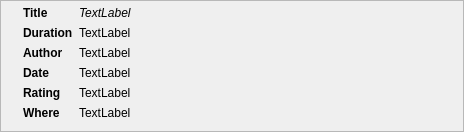
<?xml version="1.0" encoding="UTF-8"?>
<ui version="4.0">
  <class>MiniVideo</class>
 <widget class="QFrame" name="MiniVideo">
  <property name="geometry">
   <rect>
    <x>0</x>
    <y>0</y>
    <width>464</width>
    <height>132</height>
   </rect>
  </property>
  <property name="windowTitle">
   <string>Form</string>
  </property>
  <property name="frameShape">
   <enum>QFrame::StyledPanel</enum>
  </property>
  <property name="frameShadow">
   <enum>QFrame::Raised</enum>
  </property>
  <layout class="QHBoxLayout" name="horizontalLayout">
   <property name="leftMargin">
    <number>9</number>
   </property>
   <property name="topMargin">
    <number>5</number>
   </property>
   <property name="bottomMargin">
    <number>5</number>
   </property>
   <item>
    <widget class="QLabel" name="imageLabel">
     <property name="sizePolicy">
      <sizepolicy hsizetype="Minimum" vsizetype="Preferred">
       <horstretch>0</horstretch>
       <verstretch>0</verstretch>
      </sizepolicy>
     </property>
     <property name="text">
      <string/>
     </property>
    </widget>
   </item>
   <item>
    <layout class="QFormLayout" name="formLayout">
     <property name="fieldGrowthPolicy">
      <enum>QFormLayout::ExpandingFieldsGrow</enum>
     </property>
     <item row="0" column="0">
      <widget class="QLabel" name="label_5">
       <property name="font">
        <font>
         <weight>75</weight>
         <bold>true</bold>
        </font>
       </property>
       <property name="text">
        <string>Title</string>
       </property>
      </widget>
     </item>
     <item row="0" column="1">
      <widget class="QLabel" name="titleLabel">
       <property name="sizePolicy">
        <sizepolicy hsizetype="MinimumExpanding" vsizetype="Preferred">
         <horstretch>0</horstretch>
         <verstretch>0</verstretch>
        </sizepolicy>
       </property>
       <property name="font">
        <font>
         <weight>50</weight>
         <italic>true</italic>
         <bold>false</bold>
        </font>
       </property>
       <property name="text">
        <string>TextLabel</string>
       </property>
      </widget>
     </item>
     <item row="1" column="0">
      <widget class="QLabel" name="label_8">
       <property name="font">
        <font>
         <weight>75</weight>
         <bold>true</bold>
        </font>
       </property>
       <property name="text">
        <string>Duration</string>
       </property>
      </widget>
     </item>
     <item row="1" column="1">
      <widget class="QLabel" name="durationLabel">
       <property name="text">
        <string>TextLabel</string>
       </property>
      </widget>
     </item>
     <item row="2" column="0">
      <widget class="QLabel" name="label_4">
       <property name="font">
        <font>
         <weight>75</weight>
         <bold>true</bold>
        </font>
       </property>
       <property name="text">
        <string>Author</string>
       </property>
      </widget>
     </item>
     <item row="2" column="1">
      <widget class="QLabel" name="authorLabel">
       <property name="text">
        <string>TextLabel</string>
       </property>
      </widget>
     </item>
     <item row="3" column="0">
      <widget class="QLabel" name="label_2">
       <property name="font">
        <font>
         <weight>75</weight>
         <bold>true</bold>
        </font>
       </property>
       <property name="text">
        <string>Date</string>
       </property>
      </widget>
     </item>
     <item row="3" column="1">
      <widget class="QLabel" name="dateLabel">
       <property name="text">
        <string>TextLabel</string>
       </property>
      </widget>
     </item>
     <item row="4" column="0">
      <widget class="QLabel" name="label_3">
       <property name="font">
        <font>
         <weight>75</weight>
         <bold>true</bold>
        </font>
       </property>
       <property name="text">
        <string>Rating</string>
       </property>
      </widget>
     </item>
     <item row="4" column="1">
      <widget class="QLabel" name="ratingLabel">
       <property name="text">
        <string>TextLabel</string>
       </property>
      </widget>
     </item>
     <item row="5" column="0">
      <widget class="QLabel" name="label">
       <property name="font">
        <font>
         <weight>75</weight>
         <bold>true</bold>
        </font>
       </property>
       <property name="text">
        <string>Where</string>
       </property>
      </widget>
     </item>
     <item row="5" column="1">
      <widget class="QLabel" name="backendLabel">
       <property name="text">
        <string>TextLabel</string>
       </property>
      </widget>
     </item>
    </layout>
   </item>
  </layout>
 </widget>
 <resources/>
 <connections/>
</ui>
